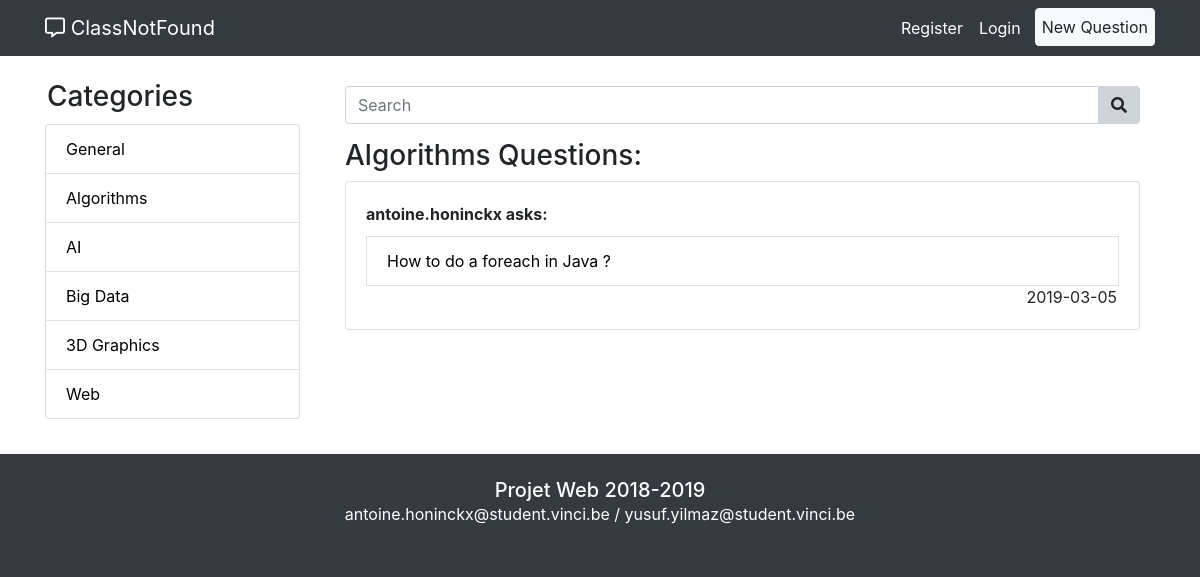
The app's page /index.php?action=category&id=2 with its own data.
### tables this page shows
CREATE TABLE IF NOT EXISTS `categories` (
  `category_id` int(11) NOT NULL AUTO_INCREMENT,
  `name` varchar(25) NOT NULL,
  PRIMARY KEY (`category_id`),
  UNIQUE KEY `idx_name` (`name`)
);

CREATE TABLE IF NOT EXISTS `questions` (
  `question_id` int(11) NOT NULL AUTO_INCREMENT,
  `author_id` int(11) NOT NULL,
  `category_id` int(11) NOT NULL,
  `best_answer_id` int(11) DEFAULT NULL,
  `title` varchar(50) NOT NULL,
  `subject` text NOT NULL,
  `state` set('solved','duplicated') DEFAULT NULL,
  `publication_date` date NOT NULL,
  PRIMARY KEY (`question_id`),
  KEY `category_id` (`category_id`),
  KEY `best_answer_id` (`best_answer_id`),
  KEY `author_id_questions` (`author_id`)
);

CREATE TABLE IF NOT EXISTS `members` (
  `member_id` int(11) NOT NULL AUTO_INCREMENT,
  `login` varchar(25) NOT NULL,
  `lastname` varchar(25) NOT NULL,
  `firstname` varchar(25) NOT NULL,
  `mail` varchar(50) NOT NULL,
  `password` varchar(60) NOT NULL,
  `admin` tinyint(1) NOT NULL,
  `suspended` tinyint(1) NOT NULL,
  PRIMARY KEY (`member_id`),
  UNIQUE KEY `idx_login` (`login`)
);

### index.php (called while the page is built, shortened)
<?php
require_once(MODELS . 'Db.php');
$db = Db::getInstance();
$categories = $db->select_categories();
require_once(VIEWS . 'header.php');
switch ($_GET['action']) {
    case 'category':
        require_once(CONTROLLERS . 'CategoryController.php');
        $controller = new CategoryController($db);
        break;
}
$controller->run();
require_once(VIEWS . 'footer.php');

### models/Db.php (called while the page is built, shortened)
<?php
class Db
{
    private static $instance = null;
    private $_db;
    private function __construct()
    {
        $ini = parse_ini_file('config/config.ini');
        try {
            $this->_db = new PDO('mysql:host=localhost;dbname=' . $ini['db_name'] . ';charset=utf8', $ini['db_user'], $ini['db_password']);
            $this->_db->setAttribute(PDO::ATTR_ERRMODE, PDO::ERRMODE_EXCEPTION);
            $this->_db->setAttribute(PDO::ATTR_DEFAULT_FETCH_MODE, PDO::FETCH_OBJ);
        } catch (PDOException $e) {
            die('Error: connexion to config failed : ' . $e->getMessage());
        }
    }
    public static function getInstance()
    {
        if (is_null(self::$instance)) {
            self::$instance = new Db();
        }
        return self::$instance;
    }
    public function select_categories()
    {
        $query = 'SELECT * FROM categories ORDER BY category_id ASC';
        $ps = $this->_db->prepare($query);
        $ps->execute();
        $categories = array();
        while ($row = $ps->fetch()) {
            $categories[] = new Category($row->category_id, $row->name);
        }
        return $categories;
    }
    public function select_category($category_id)
    {
        $query = 'SELECT * FROM categories WHERE category_id=:id';
        $ps = $this->_db->prepare($query);
        $ps->bindValue(':id', $category_id);
        $ps->execute();
        $row = $ps->fetch();
        $category = new Category($row->category_id, $row->name);
        return $category;
    }
    public function select_questions_authors($idCategory)
    {
        $query = 'SELECT Q.*, M.* FROM questions Q, members M WHERE Q.author_id = M.member_id AND Q.category_id = :id ORDER BY Q.question_id DESC';
        $ps = $this->_db->prepare($query);
        $ps->bindValue(':id', $idCategory);
        $ps->execute();
        $questions = array();
        $authors = array();
        while ($row = $ps->fetch()) {
            $questions[] = new Question($row->question_id, $row->author_id, $row->category_id, $row->best_answer_id, $row->title, $row->subject, $row->state, $row->publication_date);
            $authors[] = new Member($row->member_id, $row->login, $row->password, $row->lastname, $row->firstname, $row->mail, $row->admin, $row->suspended);
        }
        return array($questions, $authors);
    }
}

### models/Category.class.php (called while the page is built)
<?php
class Category
{
    private $_id;
    private $_name;
    function __construct($id, $name)
    {
        $this->_id = $id;
        $this->_name = $name;
    }
    public function id()
    {
        return $this->_id;
    }
    public function name()
    {
        return $this->_name;
    }
    public function html_name()
    {
        return htmlspecialchars($this->_name);
    }
}

### controllers/CategoryController.php (called while the page is built, shortened)
<?php
class CategoryController
{
    private $_db;
    public function __construct($db) {
        $this->_db = $db;
    }
    public function run(){
        $categoryName = $this->_db->select_category($_GET['id'])->name();
        $questionsAuthors = $this->_db->select_questions_authors($_GET['id']);
        $questions = $questionsAuthors[0];
        $authors = $questionsAuthors[1];
        $nbQuestions = count($questions);
        require_once(VIEWS . 'category.php');
    }
}

### models/Member.class.php (called while the page is built, shortened)
<?php
class Member
{
    private $_login;
    public function __construct($member_id, $login, $password, $lastName, $firstName, $mail, $admin, $suspended)
    {
        $this->_login = $login;
    }
    public function html_login()
    {
        return htmlspecialchars($this->_login);
    }
}

### models/Question.class.php (called while the page is built, shortened)
<?php
class Question
{
    private $_question_id;
    private $_title;
    private $_publication_date;
    public function __construct($question_id, $author_id, $category_id, $best_answer_id , $title, $subject, $state, $publication_date)
    {
        $this->_question_id = $question_id;
        $this->_title = $title;
        $this->_publication_date = $publication_date;
    }
    public function questionId()
    {
        return $this->_question_id;
    }
    public function html_title(){
        return htmlspecialchars($this->_title);
    }
    public function publicationDate()
    {
        return $this->_publication_date;
    }
}

### views/category.php (the view, shortened to what this page needs)
    <div class="container">
        <h3><?php echo $categoryName ?> Questions:</h3>
    </div>
<?php for ($i = 0; $i < $nbQuestions; $i++) { ?>
    <div class="container">
        <div class="card">
            <div class="card-body">
                <span class="font-weight-bold">
                    <?php echo $authors[$i]->html_login().' asks:' ?>
                </span>
                <a href="index.php?action=question&id=<?php echo $questions[$i]->questionId(); ?>"
                   class="list-group-item categoryQuestions">
                    <?php echo $questions[$i]->html_title() ?>
                </a>
                <span class="card-deco pagination justify-content-end">
                    <?php echo $questions[$i]->publicationDate() ?>
                </span>
            </div>
        </div>
    </div>
<?php } ?>

### views/header.php (shortened to what this page needs)
<!DOCTYPE html>
<html lang="en">
<head>
    <link rel="stylesheet" href="<?php echo VIEWS ?>CSS/bootstrap.min.css">
    <link rel="stylesheet" href="<?php echo VIEWS ?>CSS/font-awesome-all.css">
    <link rel="stylesheet" href="<?php echo VIEWS ?>CSS/style.css">
</head>
<body>
<nav class="navbar navbar-expand-md navbar-dark bg-dark fixed-top">
    <div class="container">
        <a class="navbar-brand" href="index.php?action=homepage"><i class="far fa-comment-alt"></i> ClassNotFound</a>
        <div class="collapse navbar-collapse" id="navbarResponsive">
            <ul class="navbar-nav ml-auto">
                <?php if(empty($_SESSION['logged'])) { ?>
                <li class="nav-item">
                    <a class="nav-link" href="index.php?action=register">Register</a>
                </li>
                <?php } else { ?>
                <li class="nav-item">
                    <a class="nav-link" href="index.php?action=profile"><?php echo $_SESSION['login']; ?></a>
                </li>
                <?php } ?>
                <li class="nav-item">
                    <a class="nav-link" href="index.php?action=<?php echo empty($_SESSION['logged']) ? 'login">Login' : 'logout">Logout'?></a>
                </li>
                <li class="nav-item">
                    <a id="btn-new-question" class="nav-link" href="index.php?action=newQuestion"><button id="btn-new-question" class="btn btn-light" type="button">New Question</button></a>
                </li>
            </ul>
        </div>
    </div>
</nav>
<section id="main">
    <div class="container">
        <div class="row">
            <div class="col-md-3">
                <h3 id="categories" class="my-4">Categories</h3>
                <div class="list-group">
                    <?php foreach ($categories as $i => $category) { ?>
                    <a href="index.php?action=category&id=<?php echo $category->id(); ?>" class="list-group-item category"><?php echo $category->html_name(); ?></a>
                    <?php } ?>
                </div>
            </div>
            <div class="col-md-9">
                <div class="container-fluid form-search">
                    <form action="index.php?action=search" method="post">
                        <div class="input-group">
                            <input class="form-control" type="text" placeholder="Search" name="search" <?php if(isset($_POST['search'])) echo 'value="' . htmlspecialchars($_POST['search']) . '"' ?>>
                            <div class="input-group-btn">
                            <button id="btn-search" class="btn btn-default" type="submit" name="form_search"><i class="fas fa-search"></i></button>
                            </div>
                        </div>
                    </form>
                </div>

### views/CSS/style.css (style rules this page uses)
body { padding-top: 56px; background-color: #343A40; }
a#btn-new-question { padding: 0px 0px 0px 6px; }
button#btn-new-question { padding: 6px; }
.list-group { margin-bottom: 10px !important; }
#categories { margin-bottom: 10px !important; margin-left: 2px; }
.card { margin-bottom: 15px; }
.card-deco { padding-right: 2px; }
.categoryQuestions { margin-top: 10px; }
a.list-group-item { text-decoration: none; color: black; }
.form-search { margin-top: 30px; margin-bottom: 15px; }
#btn-search { background-color: #CED4DA; border: 1px solid #CED4DA; border-bottom-left-radius: 0px; border-top-left-radius: 0px; border-left: none; }
section#main { background-color: #fff; padding-bottom: 25px; }
a.nav-link { color: #FFF !important; }

### records on screen
categories: name "General"
categories: name "Algorithms"
categories: name "AI"
categories: name "Big Data"
categories: name "3D Graphics"
categories: name "Web"
questions: author.login "antoine.honinckx", title "How to do a foreach in Java ?", publication_date "2019-03-05"
